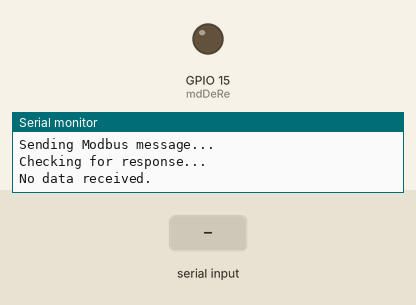
Bench run of a sketch on a simulated ESP32. Shown: output pins drawn as LEDs (lit = HIGH), the last lines printed to the serial monitor. Inputs (shaded band) come from the test bench.

Above: at 11.1 s.
11.2 s: "1" received over the second serial link
At 15.42 s:
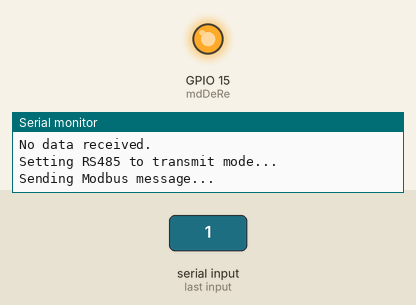
Timing chart, 0 to 22.1 s (numbered marks = the images above; inputs shaded):
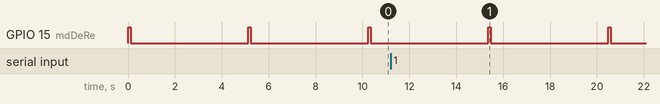

The sketch:

pulseMotor.ino
```cpp
#include <HardwareSerial.h>
#include <string.h>

const int mdDeRe = 15;
const int rxPin = 16;
const int txPin = 17;

HardwareSerial mySerial(2);

// CRC calculation function
uint16_t calculateCRC16(const uint8_t* data, size_t length) {
    uint16_t crc = 0xFFFF;
    for (size_t i = 0; i < length; i++) {
        crc ^= data[i];
        for (uint8_t j = 0; j < 8; j++) {
            if (crc & 0x0001) {
                crc >>= 1;
                crc ^= 0xA001;
            } else {
                crc >>= 1;
            }
        }
    }
    return crc;
}

// Function to append CRC to the message
void appendCRC(uint8_t* message, size_t length) {
    uint16_t crc = calculateCRC16(message, length);
    message[length] = crc & 0xFF;       // Low byte of CRC
    message[length + 1] = (crc >> 8) & 0xFF; // High byte of CRC
}

void setup() {
  pinMode(mdDeRe, OUTPUT);
  digitalWrite(mdDeRe, LOW); // Set to receive mode initially

  mySerial.begin(9600, SERIAL_8N1, rxPin, txPin);
  Serial.begin(9600);
}

void loop() {
  uint8_t readPeakCurrent[] = {0x01, 0x03, 0x01, 0x91, 0x00, 0x01}; // Modbus message without CRC
  uint8_t motorEnable[] = {0x01, 0x06, 0x18, 0x01, 0x11, 0x22}; // Another Modbus message without CRC
  uint8_t setSpeed60[] = {0x01, 0x06, 0x01, 0xE1, 0x00, 0x3C};
  uint8_t setPulse200[] = {0x01, 0x06, 0x01, 0x03, 0x00,0x38};
  uint8_t startMotor[] = {0x01, 0x06, 0x18, 0x01, 0x40, 0x01};

  // Define the lengths of the original messages
  size_t readPeakCurrentLength = sizeof(readPeakCurrent);
  size_t motorEnableLength = sizeof(motorEnable);
  size_t setSpeed60Length = sizeof(setSpeed60);
  size_t setPulse200Length = sizeof(setPulse200);
  size_t startMotorLength = sizeof(startMotor);

  // Create buffers with space for CRC
  uint8_t readPeakCurrentWithCRC[readPeakCurrentLength + 2];
  uint8_t motorEnableWithCRC[motorEnableLength + 2];
  uint8_t setSpeed60WithCRC[setSpeed60Length + 2];
  uint8_t setPulse200WithCRC[setPulse200Length + 2];
  uint8_t startMotorWithCRC[startMotorLength + 2];

  // Copy original messages to buffers
  memcpy(readPeakCurrentWithCRC, readPeakCurrent, readPeakCurrentLength);
  memcpy(motorEnableWithCRC, motorEnable, motorEnableLength);
  memcpy(setSpeed60WithCRC, setSpeed60, setSpeed60Length);
  memcpy(setPulse200WithCRC, setPulse200, setPulse200Length);
  memcpy(startMotorWithCRC, startMotor, startMotorLength);

  // Calculate and append CRC
  appendCRC(readPeakCurrentWithCRC, readPeakCurrentLength);
  appendCRC(motorEnableWithCRC, motorEnableLength);
  appendCRC(setSpeed60WithCRC, setSpeed60Length);
  appendCRC(setPulse200WithCRC, setPulse200Length);
  appendCRC(startMotorWithCRC, startMotorLength);

  // Array of messages to be sent
  uint8_t* messages[] = {
    readPeakCurrentWithCRC,
    motorEnableWithCRC,
    setSpeed60WithCRC,
    setPulse200WithCRC,
    startMotorWithCRC
  };

  // Array of message lengths
  size_t messageLengths[] = {
    readPeakCurrentLength + 2,
    motorEnableLength + 2,
    setSpeed60Length + 2,
    setPulse200Length + 2,
    startMotorLength + 2
  };

  // Send each message
  for (int i = 0; i < 5; i++) {
    // Set RS485 to transmit mode
    Serial.println("Setting RS485 to transmit mode...");
    digitalWrite(mdDeRe, HIGH);
    delay(10); // Ensure the pin state is stable

    // Send Modbus message
    Serial.println("Sending Modbus message...");
    mySerial.write(messages[i], messageLengths[i]);
    mySerial.flush(); // Ensure all data is sent
    delay(100); // Short delay to ensure message is sent completely

    // Set RS485 to receive mode
    digitalWrite(mdDeRe, LOW);
    delay(10); // Short delay to allow for mode switch

    // Read response from slave
    Serial.println("Checking for response...");
    if (mySerial.available()) {
      Serial.println("Data received:");
      while (mySerial.available() > 0) {
        byte incomingByte = mySerial.read();
        Serial.print(incomingByte, HEX);
        Serial.print(" ");
      }
      Serial.println();
    } else {
      Serial.println("No data received.");
    }

    delay(5000); // Delay before sending the next message
  }
}
```

Measured:
- by itself, GPIO 15 (mdDeRe): alternates HIGH for 0.11 s and LOW for 5.0 s
